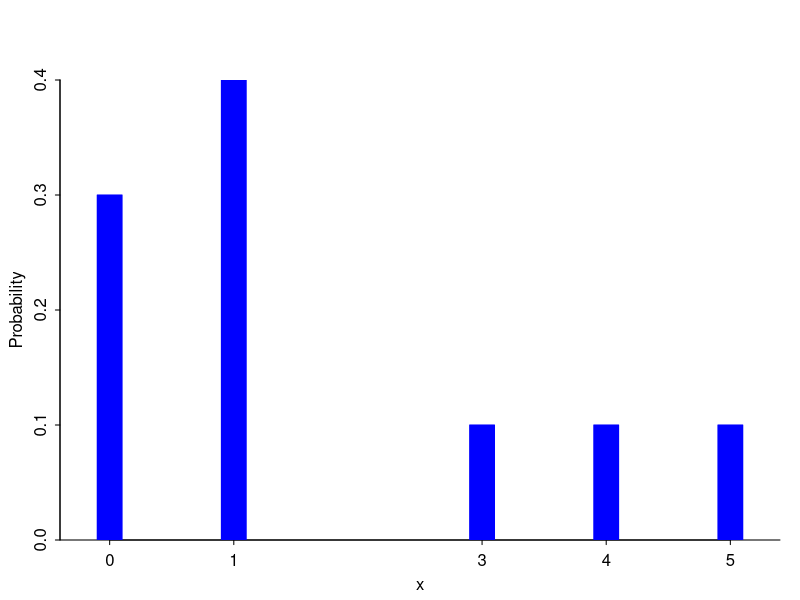
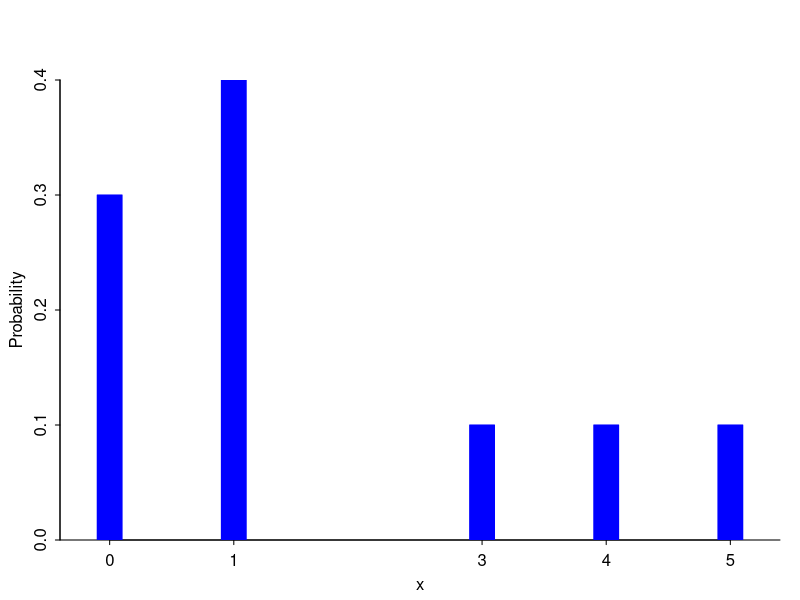
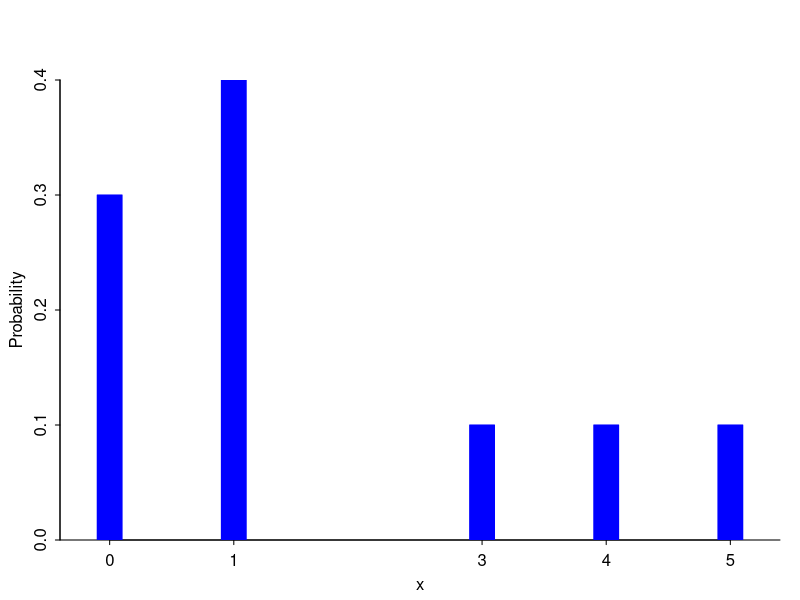

The R script that drew these images, in order:
library(arm)


### Name: discrete.histogram
### Title: Histogram for Discrete Distributions
### Aliases: discrete.histogram discrete.hist
### Keywords: dplot

### ** Examples

a <- c(3,4,0,0,5,1,1,1,1,0)
discrete.histogram (a)

x <- c(0,1,3,4,5)
p <- c(.3,.4,.1,.1,.1)
discrete.histogram (x,p)

x <- c(0,1,3,4,5)
y <- c(3,4,1,1,1)
discrete.histogram (x,y)
